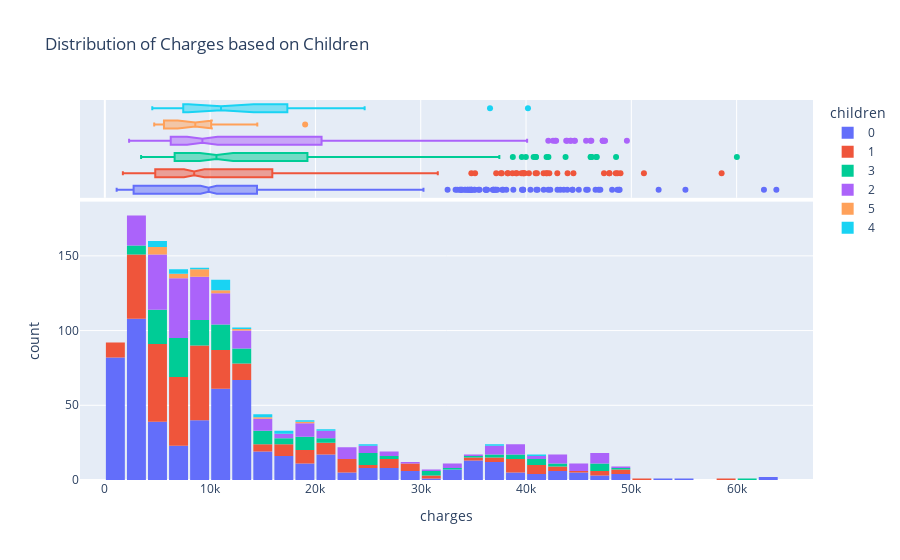

The notebook cell this image was saved under:
### Code cell
fig = px.histogram(df, x = "charges", marginal = 'box', color = 'children', title = "Distribution of Charges based on Children")
fig.update_layout(bargap = 0.1)
fig.show()

### Figure 1 — Plotly figure (JSON) as saved in the notebook; plotly's stock layout.template omitted (floating-point values rounded to 4 significant figures; data arrays with more than 128 entries replaced by an {"elided": "..."} marker saying what was removed)
{"data": [{"alignmentgroup": "True", "bingroup": "x", "hovertemplate": "children=0<br>charges=%{x}<br>count=%{y}<extra></extra>", "legendgroup": "0", "marker": {"color": "#636efa", "pattern": {"shape": ""}}, "name": "0", "offsetgroup": "0", "orientation": "v", "showlegend": true, "type": "histogram", "x": {"elided": "574 float values"}, "xaxis": "x", "yaxis": "y"}, {"alignmentgroup": "True", "hovertemplate": "children=0<br>charges=%{x}<extra></extra>", "legendgroup": "0", "marker": {"color": "#636efa"}, "name": "0", "notched": true, "offsetgroup": "0", "showlegend": false, "type": "box", "x": {"elided": "574 float values"}, "xaxis": "x2", "yaxis": "y2"}, {"alignmentgroup": "True", "bingroup": "x", "hovertemplate": "children=1<br>charges=%{x}<br>count=%{y}<extra></extra>", "legendgroup": "1", "marker": {"color": "#EF553B", "pattern": {"shape": ""}}, "name": "1", "offsetgroup": "1", "orientation": "v", "showlegend": true, "type": "histogram", "x": {"elided": "324 float values"}, "xaxis": "x", "yaxis": "y"}, {"alignmentgroup": "True", "hovertemplate": "children=1<br>charges=%{x}<extra></extra>", "legendgroup": "1", "marker": {"color": "#EF553B"}, "name": "1", "notched": true, "offsetgroup": "1", "showlegend": false, "type": "box", "x": {"elided": "324 float values"}, "xaxis": "x2", "yaxis": "y2"}, {"alignmentgroup": "True", "bingroup": "x", "hovertemplate": "children=3<br>charges=%{x}<br>count=%{y}<extra></extra>", "legendgroup": "3", "marker": {"color": "#00cc96", "pattern": {"shape": ""}}, "name": "3", "offsetgroup": "3", "orientation": "v", "showlegend": true, "type": "histogram", "x": {"elided": "157 float values"}, "xaxis": "x", "yaxis": "y"}, {"alignmentgroup": "True", "hovertemplate": "children=3<br>charges=%{x}<extra></extra>", "legendgroup": "3", "marker": {"color": "#00cc96"}, "name": "3", "notched": true, "offsetgroup": "3", "showlegend": false, "type": "box", "x": {"elided": "157 float values"}, "xaxis": "x2", "yaxis": "y2"}, {"alignmentgroup": "True", "bingroup": "x", "hovertemplate": "children=2<br>charges=%{x}<br>count=%{y}<extra></extra>", "legendgroup": "2", "marker": {"color": "#ab63fa", "pattern": {"shape": ""}}, "name": "2", "offsetgroup": "2", "orientation": "v", "showlegend": true, "type": "histogram", "x": {"elided": "240 float values"}, "xaxis": "x", "yaxis": "y"}, {"alignmentgroup": "True", "hovertemplate": "children=2<br>charges=%{x}<extra></extra>", "legendgroup": "2", "marker": {"color": "#ab63fa"}, "name": "2", "notched": true, "offsetgroup": "2", "showlegend": false, "type": "box", "x": {"elided": "240 float values"}, "xaxis": "x2", "yaxis": "y2"}, {"alignmentgroup": "True", "bingroup": "x", "hovertemplate": "children=5<br>charges=%{x}<br>count=%{y}<extra></extra>", "legendgroup": "5", "marker": {"color": "#FFA15A", "pattern": {"shape": ""}}, "name": "5", "offsetgroup": "5", "orientation": "v", "showlegend": true, "type": "histogram", "x": [4688.0, 6799.0, 4831.0, 5080.0, 9789.0, 12590.0, 11550.0, 6666.0, 6654.0, 10100.0, 8966.0, 8597.0, 4915.0, 19020.0, 9222.0, 8582.0, 5615.0, 14480.0], "xaxis": "x", "yaxis": "y"}, {"alignmentgroup": "True", "hovertemplate": "children=5<br>charges=%{x}<extra></extra>", "legendgroup": "5", "marker": {"color": "#FFA15A"}, "name": "5", "notched": true, "offsetgroup": "5", "showlegend": false, "type": "box", "x": [4688.0, 6799.0, 4831.0, 5080.0, 9789.0, 12590.0, 11550.0, 6666.0, 6654.0, 10100.0, 8966.0, 8597.0, 4915.0, 19020.0, 9222.0, 8582.0, 5615.0, 14480.0], "xaxis": "x2", "yaxis": "y2"}, {"alignmentgroup": "True", "bingroup": "x", "hovertemplate": "children=4<br>charges=%{x}<br>count=%{y}<extra></extra>", "legendgroup": "4", "marker": {"color": "#19d3f3", "pattern": {"shape": ""}}, "name": "4", "offsetgroup": "4", "orientation": "v", "showlegend": true, "type": "histogram", "x": [4505.0, 11030.0, 10410.0, 8163.0, 11520.0, 24670.0, 10980.0, 10740.0, 7512.0, 17940.0, 40180.0, 12950.0, 14390.0, 17130.0, 4878.0, 7244.0, 36580.0, 5709.0, 11300.0, 4561.0, 11020.0, 6059.0, 15830.0, 21470.0, 19500.0], "xaxis": "x", "yaxis": "y"}, {"alignmentgroup": "True", "hovertemplate": "children=4<br>charges=%{x}<extra></extra>", "legendgroup": "4", "marker": {"color": "#19d3f3"}, "name": "4", "notched": true, "offsetgroup": "4", "showlegend": false, "type": "box", "x": [4505.0, 11030.0, 10410.0, 8163.0, 11520.0, 24670.0, 10980.0, 10740.0, 7512.0, 17940.0, 40180.0, 12950.0, 14390.0, 17130.0, 4878.0, 7244.0, 36580.0, 5709.0, 11300.0, 4561.0, 11020.0, 6059.0, 15830.0, 21470.0, 19500.0], "xaxis": "x2", "yaxis": "y2"}], "layout": {"bargap": 0.1, "barmode": "relative", "legend": {"title": {"text": "children"}, "tracegroupgap": 0}, "title": {"text": "Distribution of Charges based on Children"}, "xaxis": {"anchor": "y", "domain": [0, 1], "title": {"text": "charges"}}, "xaxis2": {"anchor": "y2", "domain": [0, 1], "matches": "x", "showgrid": true, "showticklabels": false}, "yaxis": {"anchor": "x", "domain": [0, 0.7326], "title": {"text": "count"}}, "yaxis2": {"anchor": "x2", "domain": [0.7426, 1], "matches": "y2", "showgrid": false, "showline": false, "showticklabels": false, "ticks": ""}}}
